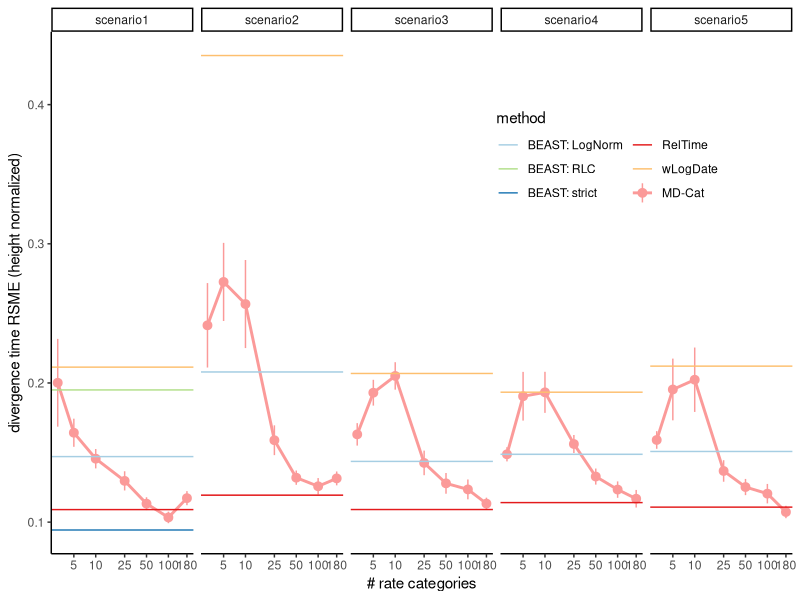
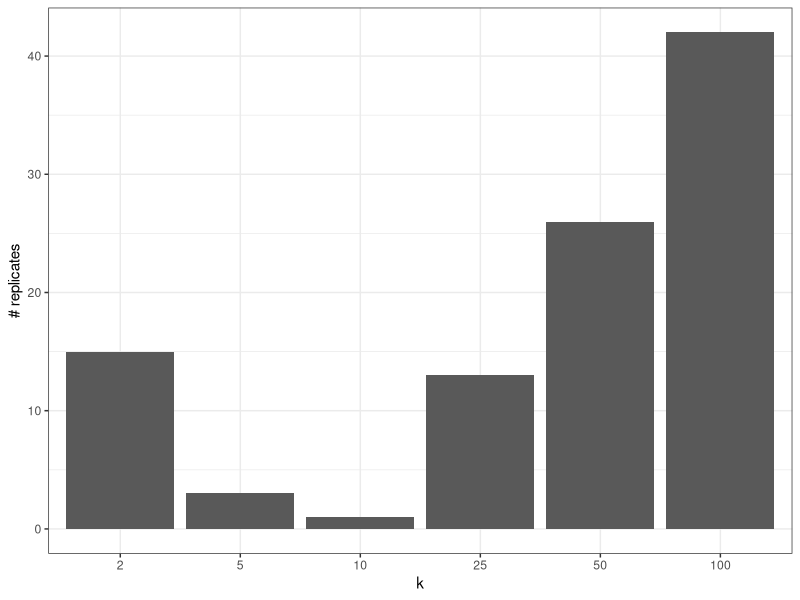
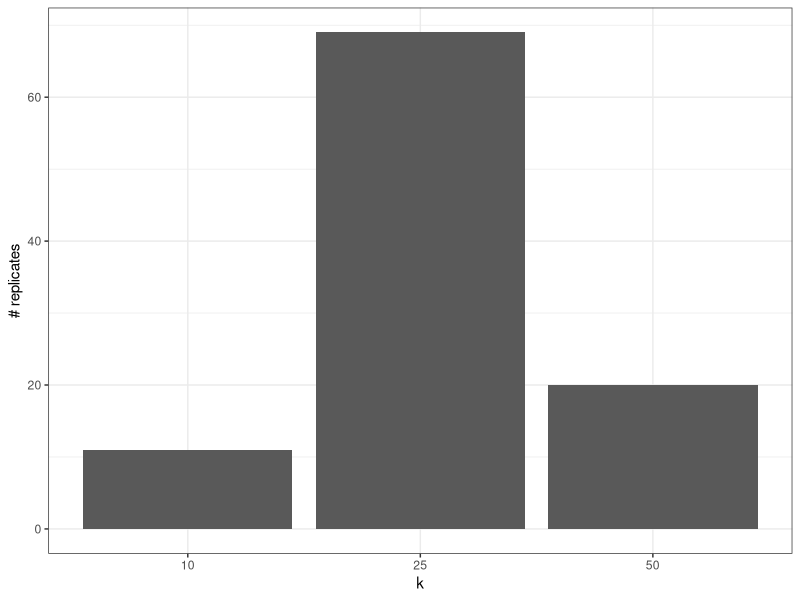
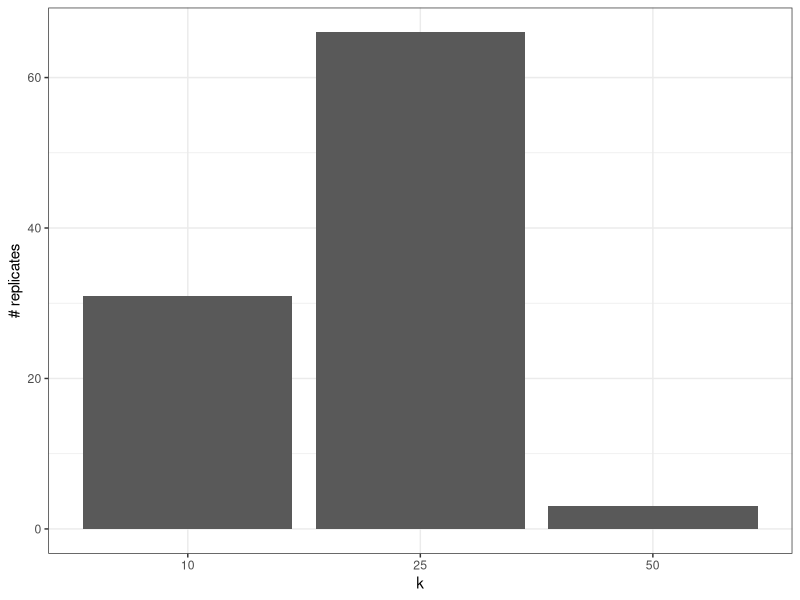
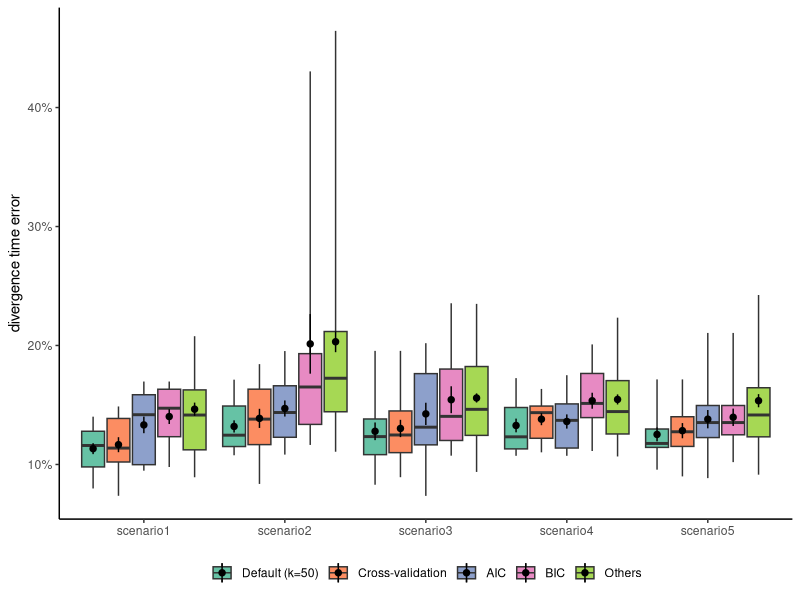
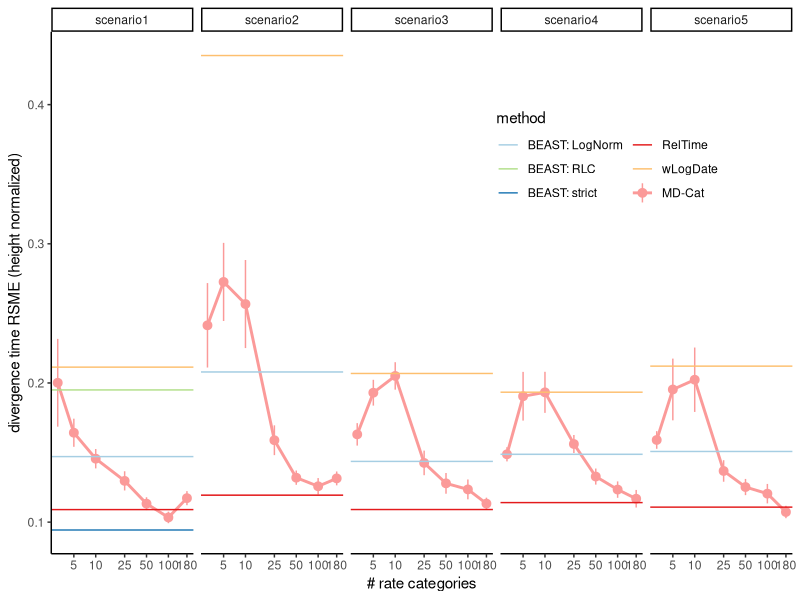
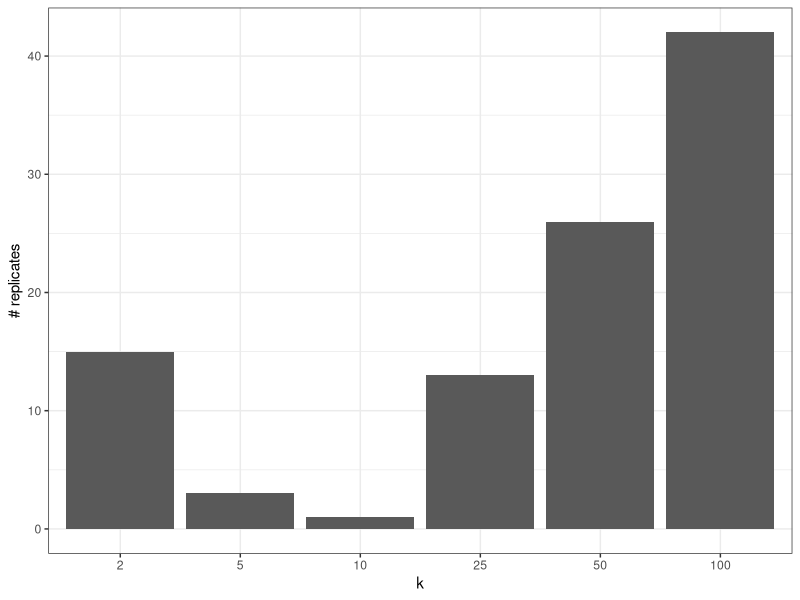
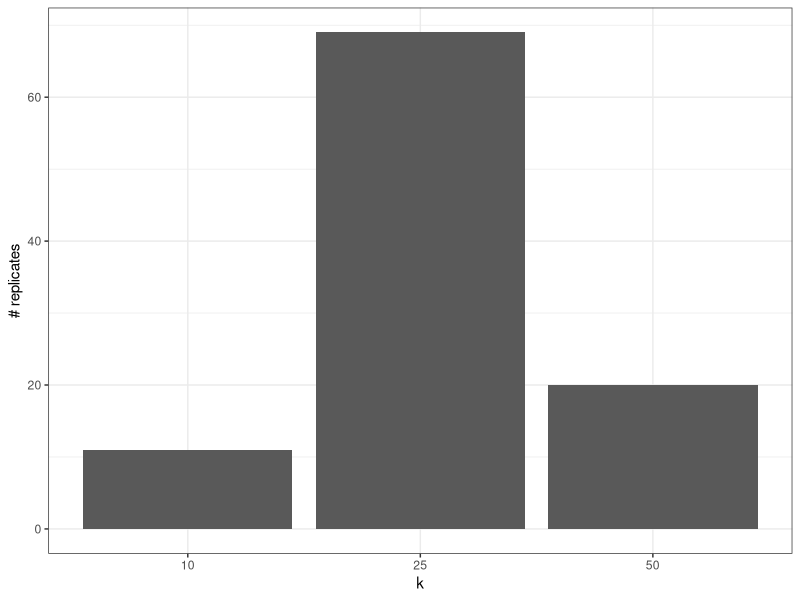

These figures' R source, in order:
#setwd("/Users/uym2/my_gits/MD-Cat-paper/Plots/simulated/sysBio_revision")
require(ggplot2)
require(scales)
require(tidyverse)
dk = read.table("../sysBio_revision/MDCat_Angiosperm_vary_k_nodeAge_revised2.txt",header=T)

d1 = read.table("../angiosperm/all_divergence.txt",header=T)

d1$method = factor(d1$method,levels=c("Blnorm","Bstrict","Brcla","RelTime","BEAST_lognorm","wLogDate","MD-Cat"),
                   labels = c("BEAST: LogNorm","BEAST: RLC","BEAST: strict","RelTime","BEAST_lnorm_old","wLogDate","MD-Cat"))

dk %>% group_by(scenario  ,  rep , k) %>%
        summarise(norm_rmse = sqrt(mean( (trueNodeAge-estNodeAge)^2) )/140) %>%
        mutate(method="MD-Cat") %>%
#dk %>% group_by(scenario  ,  rep , k) %>%
#  summarise(norm_rmse = sqrt(mean( (trueNodeAge-estNodeAge)^2) )/140) %>%
ggplot(aes(x=k,y=norm_rmse,color=method)) +
  geom_line(stat="summary",linewidth=1) + 
  stat_summary() + 
  scale_x_log10(breaks=c(2,5,10,25,50,100,180)) +  
  xlab("# rate categories") + 
  facet_wrap(~scenario,nrow=1)+
  geom_hline(aes(yintercept=norm_rmse,color=method),
             data= d1 %>% filter(method!="MD-Cat") %>% group_by(method,scenario) %>% summarise(norm_rmse=mean(norm_rmse)))+
  scale_color_manual(values = RColorBrewer::brewer.pal(7,'Paired')[c(1,3,2,6,7,5)]) +
  scale_y_continuous(name="divergence time RSME (height normalized)") + 
  theme_classic() + theme(legend.position = c(0.75,0.76)) +
  guides(color  = guide_legend(nrow = 3))
ggsave("../sysBio_revision/MDCat_Angiosperm_vary_k_revised.pdf",width = 8.2,height=3.6)

dk %>% group_by(scenario  ,  rep , k) %>%
  summarise(rmsn = sqrt(mean( (trueNodeAge-estNodeAge)^2) )/140) %>%
  group_by(scenario,k) %>% summarise(mean=mean(rmsn)) %>%
  pivot_wider(names_from = scenario,values_from=mean)


########################################
require(reshape2)

quantiles_95 <- function(x) {
  r <- quantile(x, probs=c(0.05, 0.25, 0.5, 0.75, 0.95))
  names(r) <- c("ymin", "lower", "middle", "upper", "ymax")
  r
}


dkc = read.table("MDCat_Angiosperm_vary_k_with_model_selection.txt",header=T)
dkc$error = abs(dkc$trueNodeAge-dkc$estNodeAge)/140
dkc$selected = "Others"
dkc[dkc$k == "crossval",]$selected = "Cross-validation"
dkc[dkc$k == "50",]$selected = "Default (k=50)"
dkc[dkc$k == "aic",]$selected = "AIC"
dkc[dkc$k == "bic",]$selected = "BIC"
dkc$selected = factor(dkc$selected, levels=c("Default (k=50)","Cross-validation","AIC","BIC","Others"))


dcast(dkc[,c(1,8,7)],scenario~selected,fun.aggregate = mean)
mean((dcast(dkc[,c(1,8,7)],scenario~selected,fun.aggregate = mean)[,3]-
  dcast(dkc[,c(1,8,7)],scenario~selected,fun.aggregate = mean)[,2])*100)


dcast(dkc[,c(1,3,7)],scenario~k,fun.aggregate = mean)

qplot(factor(sub("k","",merge(dkc[dkc$k == "crossval" & dkc$nodeName =="I0",c(1,2,4,5,6,7)],
                        dkc[! dkc$k %in% c("crossval","aic","bic") & dkc$nodeName =="I0",c(1,2,3,4,5,6,7)],
      by=c("scenario","rep","nodeName","trueNodeAge","estNodeAge","error"))$k),levels=c(2,5,10,25,50,100)))+theme_bw()+xlab("k")+ylab("# replicates")
ggsave("selectedk_angio_revised.pdf",width=3.2, height = 4)

qplot(factor(sub("k","",merge(dkc[dkc$k == "aic" & dkc$nodeName =="I0",c(1,2,4,5,6,7)],
                              dkc[! dkc$k %in% c("crossval","aic","bic") & dkc$nodeName =="I0",c(1,2,3,4,5,6,7)],
                              by=c("scenario","rep","nodeName","trueNodeAge","estNodeAge","error"))$k),levels=c(2,5,10,25,50,100)))+theme_bw()+xlab("k")+ylab("# replicates")
ggsave("aic_k_angio.pdf",width=3.2, height = 4)

qplot(factor(sub("k","",merge(dkc[dkc$k == "bic" & dkc$nodeName =="I0",c(1,2,4,5,6,7)],
                              dkc[! dkc$k %in% c("crossval","aic","bic") & dkc$nodeName =="I0",c(1,2,3,4,5,6,7)],
                              by=c("scenario","rep","nodeName","trueNodeAge","estNodeAge","error"))$k),levels=c(2,5,10,25,50,100)))+theme_bw()+xlab("k")+ylab("# replicates")
ggsave("bic_k_angio.pdf",width=3.2, height = 4)

#d2 = dcast(selected+scenario+rep+k~"error",data=dkc,value.var = "error",fun.aggregate = mean)

require(scales)

head(dkc)
dkc %>% group_by(  scenario ,   rep  , k, selected) %>%
  summarise(e = sqrt(mean( (trueNodeAge-estNodeAge)^2) ) , height=140) %>%
  ggplot(aes(x=scenario,y=e/height,fill=selected)) + 
  stat_summary(position=position_dodge2(width=0.75),
               fun.data = quantiles_95,geom="boxplot") +
  stat_summary(position=position_dodge2(width = 0.9),size=0.3) + 
  theme_classic() + theme(axis.text.x = element_text(angle = 0), axis.title.x = element_blank(),
                          legend.title = element_blank(),legend.position = "bottom") + 
  ylab("divergence time error")+
  scale_fill_brewer(palette = "Set2")+
  scale_y_continuous(labels = percent)
ggsave("MDCat_Angiosperm_model_selection.pdf",width=6, height =4 )

dkc %>% group_by(scenario,  rep , k, selected) %>%
  summarise(e = sqrt(mean( (trueNodeAge-estNodeAge)^2) ) , height=140) %>%
  mutate(rmse=e/height) %>% 
  group_by( k, selected) %>% 
  summarise(error=mean(rmse))
